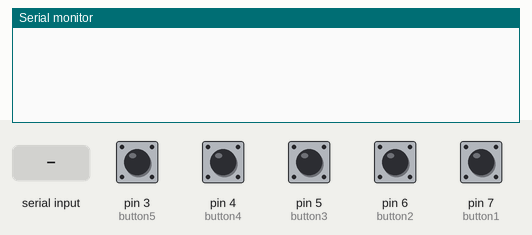
This sketch was run on a simulated Arduino Uno, built with avr-gcc and run on an emulated ATmega328P. On the bench: the last lines printed to the serial monitor. The test bench sets the inputs (shaded band); at power-on: pin 3 (button5), pin 4 (button4), pin 5 (button3), pin 6 (button2), pin 7 (button1) HIGH. The modem accepts every AT command (registered, SIM ready, sends succeed) and sends nothing else.

Above: at 2.2 s.
2.3 s: pin 3 (button5) pulled LOW for 0.15 s
At 3.5 s:
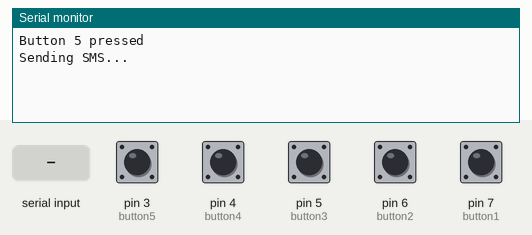
4.0 s: pin 4 (button4) pulled LOW for 1 s
At 4.82 s:
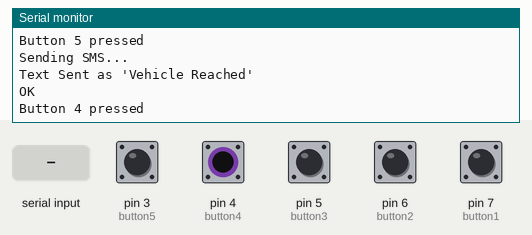
6.5 s: pin 5 (button3) pulled LOW for 1 s
At 9.3 s:
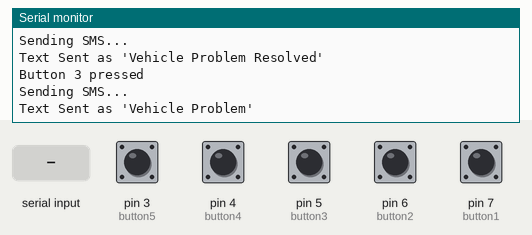
10.3 s: pin 6 (button2) pulled LOW for 0.15 s
At 13.2 s:
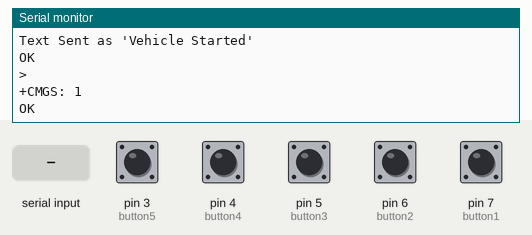
13.4 s: pin 7 (button1) pulled LOW for 0.15 s
At 15.7 s:
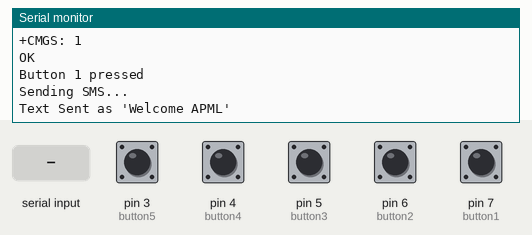
16.5 s: "1\n" received over the second serial link
At 17.7 s:
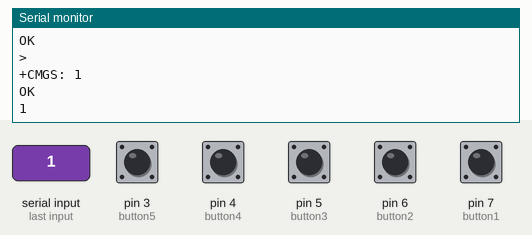
Timing chart, 0 to 19.0 s (numbered marks = the images above; inputs shaded):
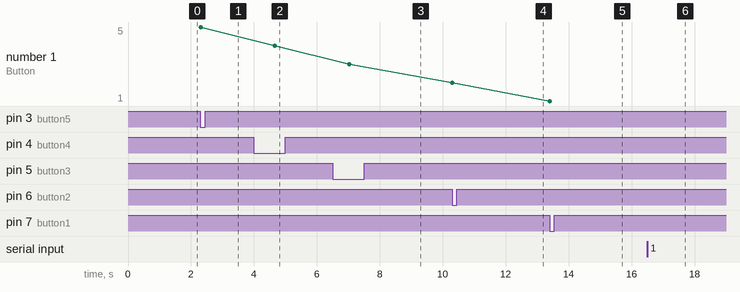

The sketch:

gsm_test1.ino
```cpp
#include <SoftwareSerial.h>

SoftwareSerial sim800l(0, 1); // RX,TX for Arduino and for the module it's TXD RXD, they should be inverted

#define button1 7    //Button pins, on the other pin it's wired with GND
#define button2 6
#define button3 5
#define button4 4
#define button5 3

bool button_State; //Button state


void setup()
{

  pinMode(button1, INPUT_PULLUP); //The button is always on HIGH level, when pressed it goes LOW
  pinMode(button2, INPUT_PULLUP);
  pinMode(button3, INPUT_PULLUP);
  pinMode(button4, INPUT_PULLUP);
  pinMode(button5, INPUT_PULLUP);
  sim800l.begin(9600);   //Module baude rate, this is on max
  Serial.begin(9600);
  delay(1000);
}

void loop()
{


  button_State = digitalRead(button1);   //constantly reading the button State

  if (button_State == LOW) {            //And if it's pressed
    Serial.println("\nButton 1 pressed");   //Shows this message on the serial monitor
    delay(200);                         //Small delay to avoid detecting the button press many times

    SendSMS1();                          //function is called

 }

  if (sim800l.available()){            //Displays on the serial monitor if there's a communication from the module
    Serial.write(sim800l.read());
  }


  button_State = digitalRead(button2);

  if (button_State == LOW) {
    Serial.println('\n');
    Serial.println("\nButton 2 pressed");
    delay(200);

    SendSMS2();

 }

  if (sim800l.available()){
    Serial.write(sim800l.read());
  }

  button_State = digitalRead(button3);

  if (button_State == LOW) {
    Serial.println('\n');
    Serial.println("\nButton 3 pressed");
    delay(200);

    SendSMS3();

 }

  if (sim800l.available()){
    Serial.write(sim800l.read());
  }

  button_State = digitalRead(button4);

  if (button_State == LOW) {
    Serial.println('\n');
    Serial.println("\nButton 4 pressed");
    delay(200);

    SendSMS4();

 }

  if (sim800l.available()){
    Serial.write(sim800l.read());
  }

  button_State = digitalRead(button5);

  if (button_State == LOW) {
    Serial.println('\n');
    Serial.println("\nButton 5 pressed");
    delay(200);

    SendSMS5();

 }

  if (sim800l.available()){
    Serial.write(sim800l.read());
  }
}


void SendSMS1()
{

  Serial.println("\nSending SMS...");               //Show this message on serial monitor
  sim800l.print("AT+CMGF=1\r");                   //Set the module to SMS mode
  delay(100);
  sim800l.print("AT+CMGS=\"+919969459522\"\r");  //Your phone number with country code
  delay(500);
  sim800l.print("Welcome APML");       //This is the text to send to the phone number
  delay(500);
  sim800l.print((char)26);// (required according to the datasheet)
  delay(500);
  sim800l.println();
  Serial.println("Text Sent as 'Welcome APML' ");
  delay(500);

}

void SendSMS2()
{

  Serial.println("\nSending SMS...");
  sim800l.print("AT+CMGF=1\r");
  delay(100);
  sim800l.print("AT+CMGS=\"+919969459522\"\r");
  delay(500);
  sim800l.print("Vehicle Started");
  delay(500);
  sim800l.print((char)26);
  delay(500);
  sim800l.println();
  Serial.println("Text Sent as 'Vehicle Started' ");
  delay(500);

}

void SendSMS3()
{

  Serial.println("\nSending SMS...");
  sim800l.print("AT+CMGF=1\r");
  delay(100);
  sim800l.print("AT+CMGS=\"+919969459522\"\r");
  delay(500);
  sim800l.print("Vehicle Problem");
  delay(500);
  sim800l.print((char)26);
  delay(500);
  sim800l.println();
  Serial.println("Text Sent as 'Vehicle Problem' ");
  delay(500);

}

void SendSMS4()
{

  Serial.println("\nSending SMS...");
  sim800l.print("AT+CMGF=1\r");
  delay(100);
  sim800l.print("AT+CMGS=\"+919969459522\"\r");
  delay(500);
  sim800l.print("Vehicle Problem Resolved");
  delay(500);
  sim800l.print((char)26);
  delay(500);
  sim800l.println();
  Serial.println("Text Sent as 'Vehicle Problem Resolved' ");
  delay(500);

}

void SendSMS5()
{

  Serial.println("\nSending SMS...");
  sim800l.print("AT+CMGF=1\r");
  delay(100);
  sim800l.print("AT+CMGS=\"+919969459522\"\r");
  delay(500);
  sim800l.print("Vehicle Reached");
  delay(500);
  sim800l.print((char)26);// (required according to the datasheet)
  delay(500);
  sim800l.println();
  Serial.println("Text Sent as 'Vehicle Reached' ");
  delay(500);

}
```

Measured:
- after the input at 2.3 s, the serial monitor: prints a new line at once (image 1)
- after the input at 4.0 s, the serial monitor: prints a new line after 0.66 s (image 2)
- after the input at 6.5 s, the serial monitor: prints a new line after 0.53 s (image 3)
- after the input at 10.3 s, the serial monitor: prints a new line at once (image 4)
- after the input at 13.4 s, the serial monitor: prints a new line at once (image 5)
- after the input at 16.5 s, the serial monitor: prints a new line at once (image 6)
- plotted number 1: 5 → 4 after the input at 4.0 s, 4 → 3 after the input at 6.5 s, 3 → 2 after the input at 10.3 s
